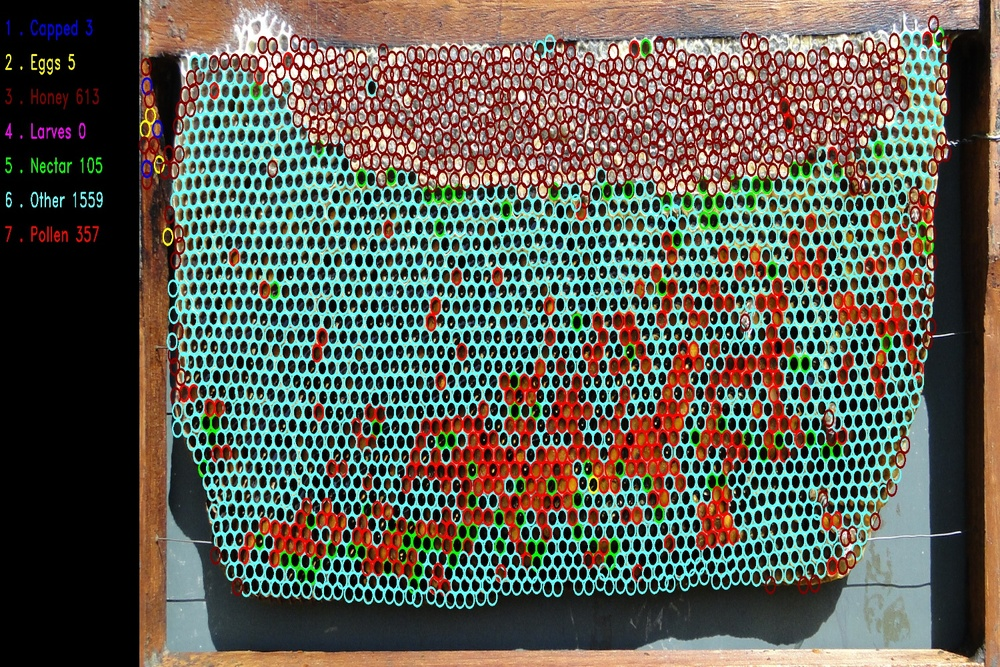
#> input picture Trabalho Conclusão de Curso/DeepB/1.jpg, 1000 x 667 px, shrunk from 1500 x 1000 before the run, found by its file name
$ python 'Filtro de Sobel.py'   (older library calls are emulated)
#> lines starting #> are read from the running program, lines starting #| are printed output that depends on the picture
import cv2
import numpy as np

#Recebendo a imagem
path= r'C:\Users\Windows\Desktop\PDI\1.jpg'
img = cv2.imread(path)
#> img is the input picture: shape (667, 1000, 3); mean B, G, R 83.7, 94.2, 94

#Função que irá transformar a imagem em escalas de cinza.
gray = cv2.cvtColor(img, cv2.COLOR_BGR2GRAY)
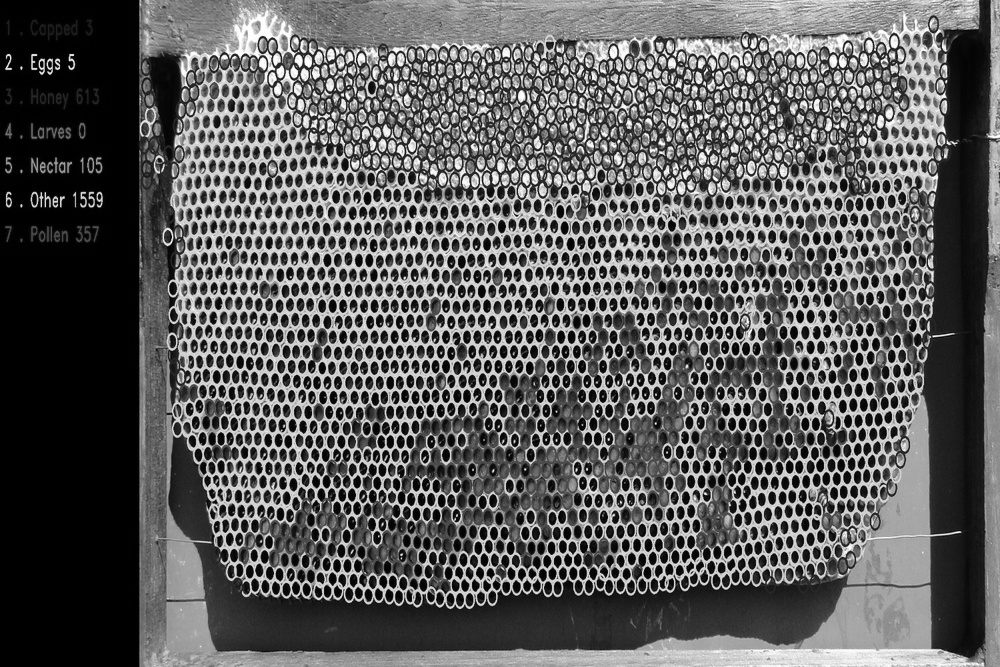
#> gray: shape (667, 1000); min 0, max 255, mean 93

#Usando a função da open cv de filtro gausiano.
img = cv2.GaussianBlur(gray,(3,3),0)
#> img: shape (667, 1000)

#Utilizando o filtro de sobel em relação ao eixo X da imagem.
sobelx = cv2.Sobel(img,cv2.CV_64F,1,0,ksize=5)
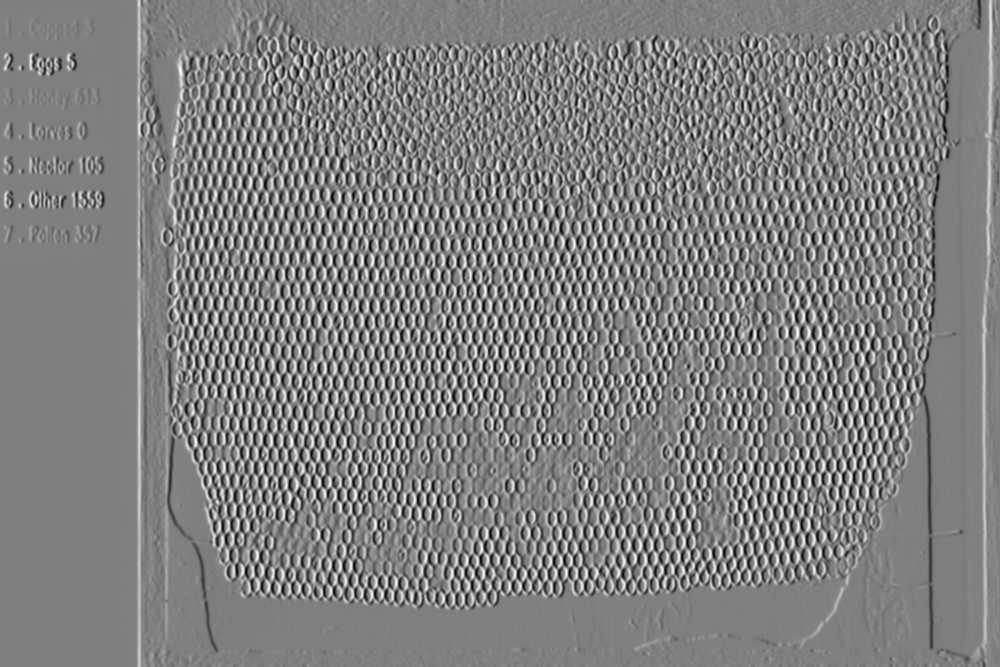
#> sobelx: shape (667, 1000) float64; min -8457, max 8418, mean 19.7; drawn with min black and max white

#Utilizando o filtro de sobel em relação ao eixo Y da imagem.
sobely = cv2.Sobel(img,cv2.CV_64F,0,1,ksize=5)
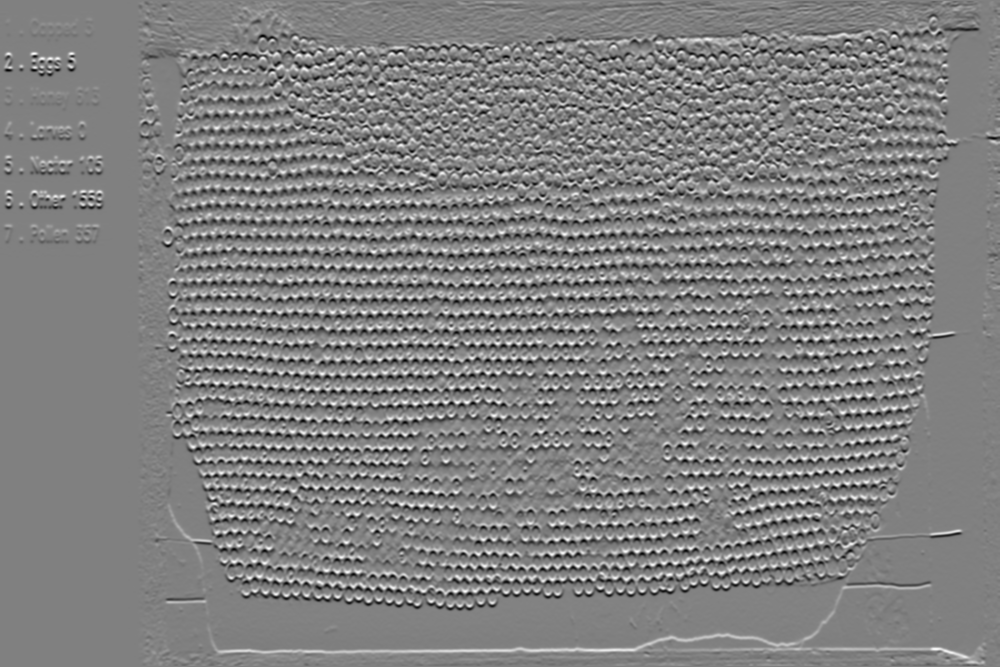
#> sobely: shape (667, 1000) float64; min -7878, max 7758, mean 4.1; drawn with min black and max white

#Somando as 2 imagens em busca de uma melhor definição da imagem.
imgSobel= sobelx+sobely
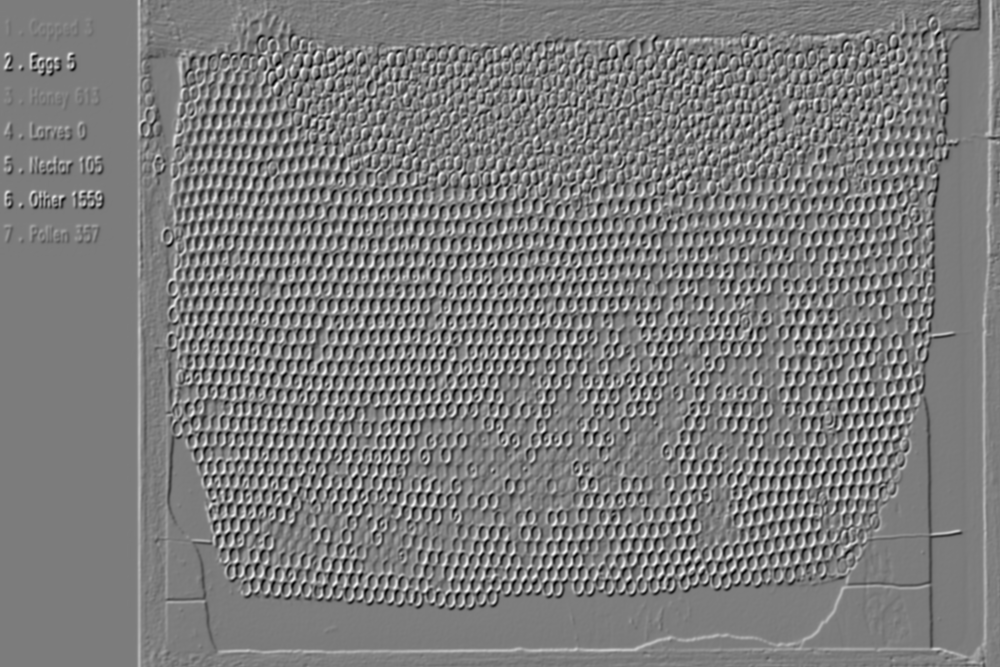
#> imgSobel: shape (667, 1000) float64; min -11332, max 11878, mean 23.8; drawn with min black and max white

cv2.imwrite("Sobel.jpg",imgSobel)
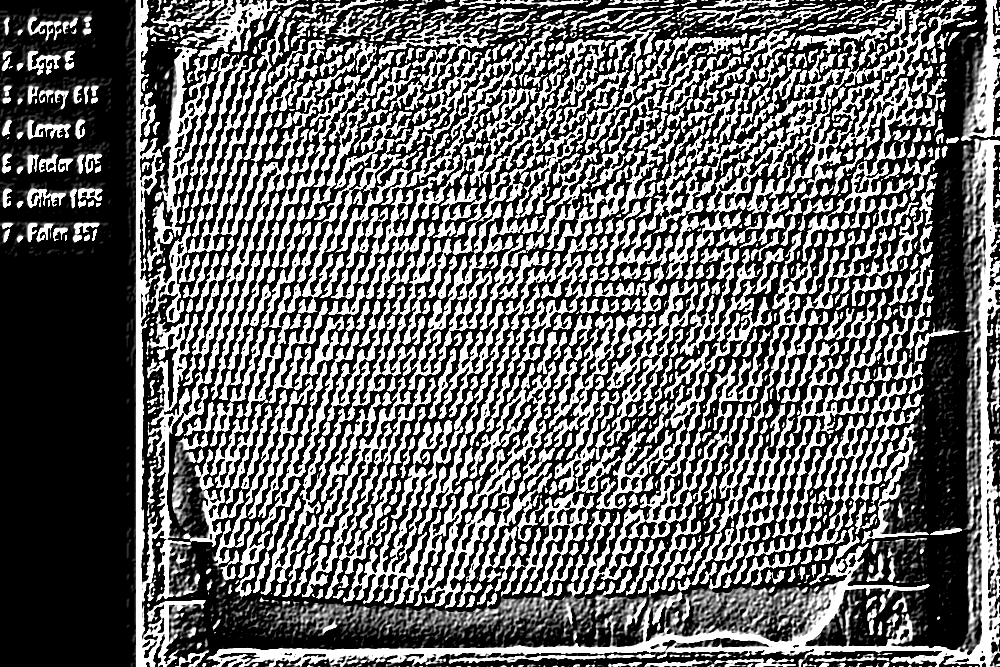
#> saved as Sobel.jpg: shape (667, 1000); min 0, max 255, mean 102.5

$ run again, with Trabalho Conclusão de Curso/DeepB/3.JPG copied over Trabalho Conclusão de Curso/DeepB/1.jpg
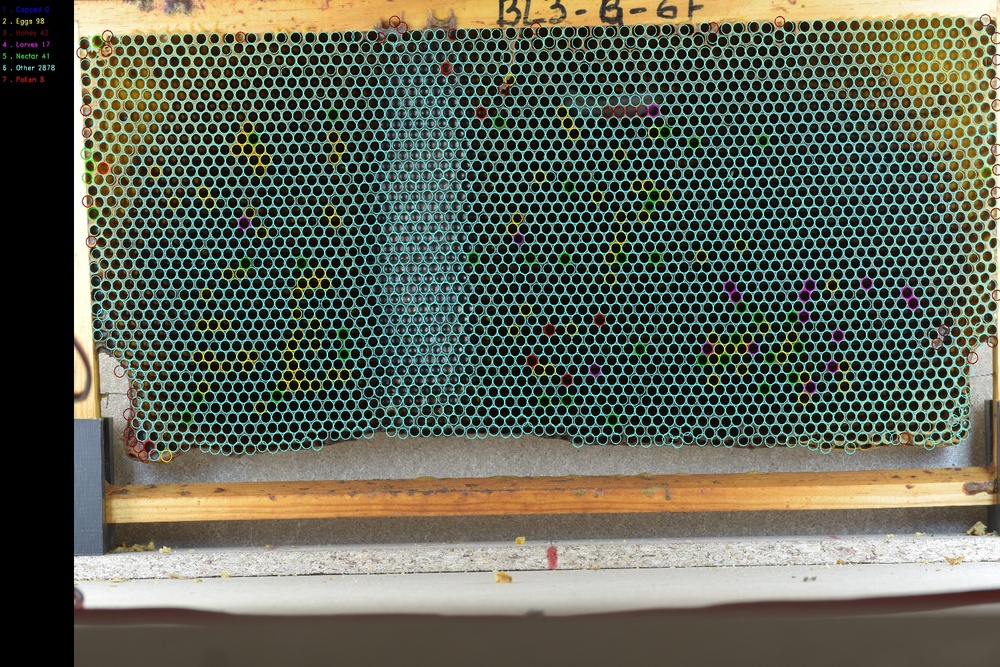
#> input picture Trabalho Conclusão de Curso/DeepB/3.JPG, 1000 x 667 px, shrunk from 1500 x 1000 before the run, found by its file name
#> img is the input picture: shape (667, 1000, 3); mean B, G, R 88.1, 101.9, 96.4
#> img: shape (667, 1000)
#> `imgSobel= sobelx+sobely`:
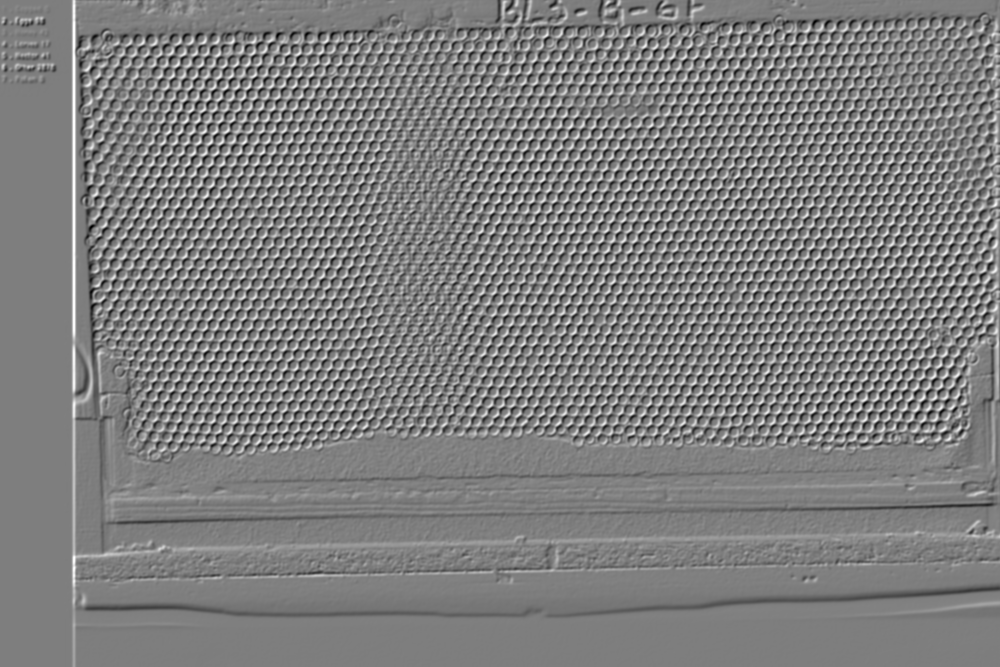
#> imgSobel: shape (667, 1000) float64; min -9920, max 10100, mean 2.1; drawn with min black and max white
#> `cv2.imwrite("Sobel.jpg",imgSobel)`:
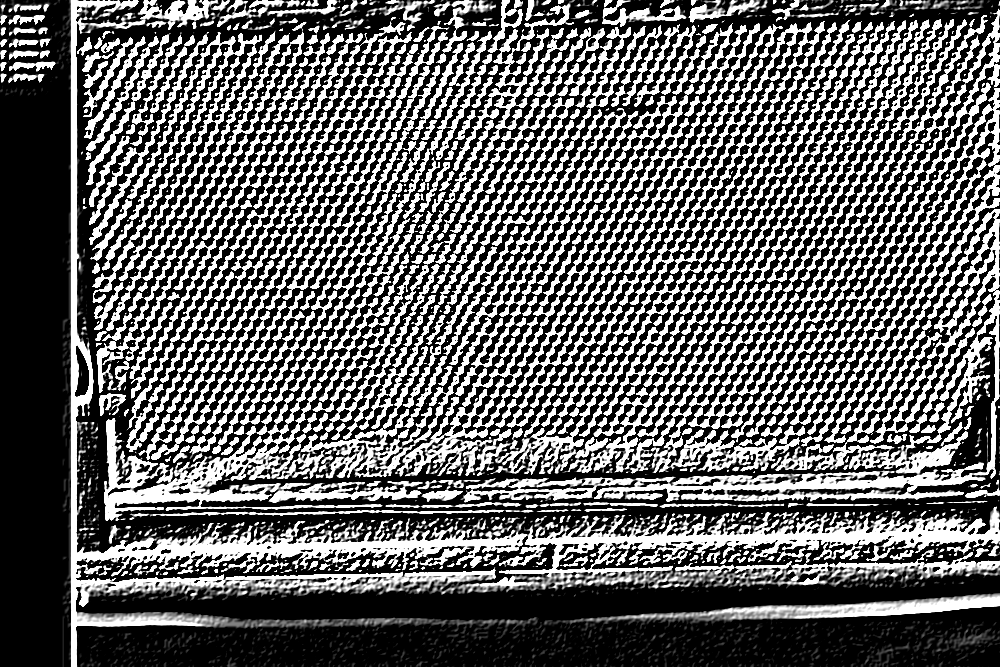
#> saved as Sobel.jpg: shape (667, 1000); min 0, max 255, mean 99.8

$ run again, with Trabalho Conclusão de Curso/DeepB/4.JPG copied over Trabalho Conclusão de Curso/DeepB/1.jpg
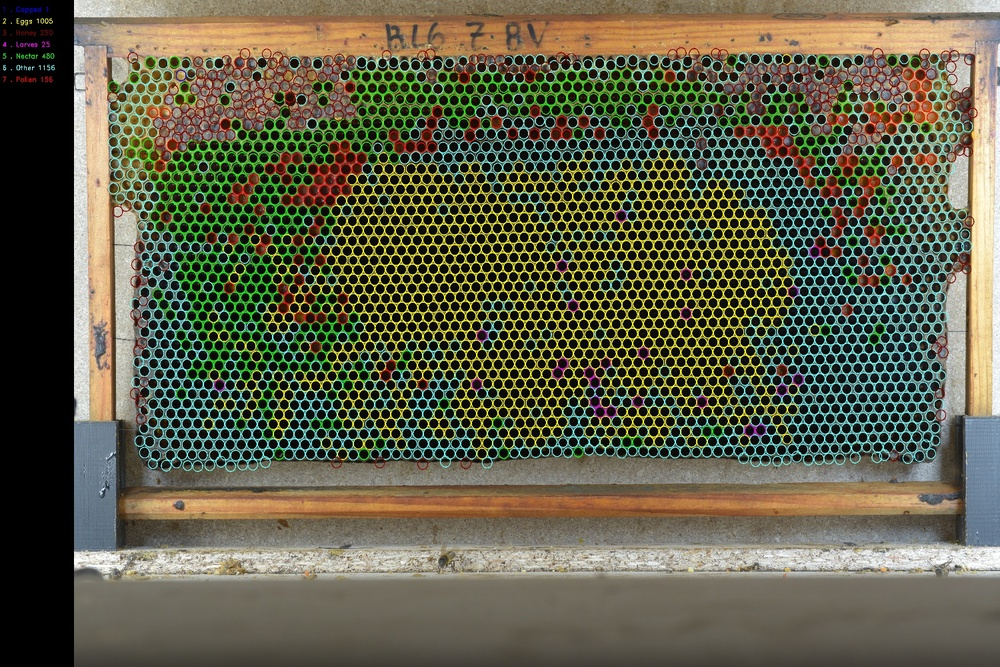
#> input picture Trabalho Conclusão de Curso/DeepB/4.JPG, 1000 x 667 px, shrunk from 1500 x 1000 before the run, found by its file name
#> img is the input picture: shape (667, 1000, 3); mean B, G, R 73.4, 95.2, 96.2
#> img: shape (667, 1000)
#> `imgSobel= sobelx+sobely`:
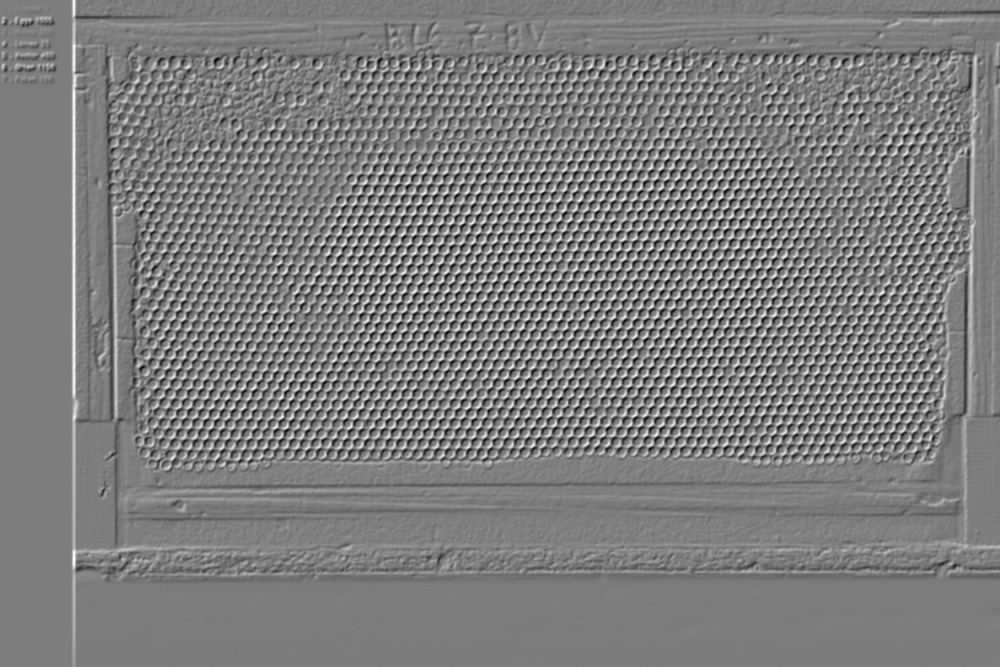
#> imgSobel: shape (667, 1000) float64; min -9796, max 10164, mean 10.8; drawn with min black and max white
#> `cv2.imwrite("Sobel.jpg",imgSobel)`:
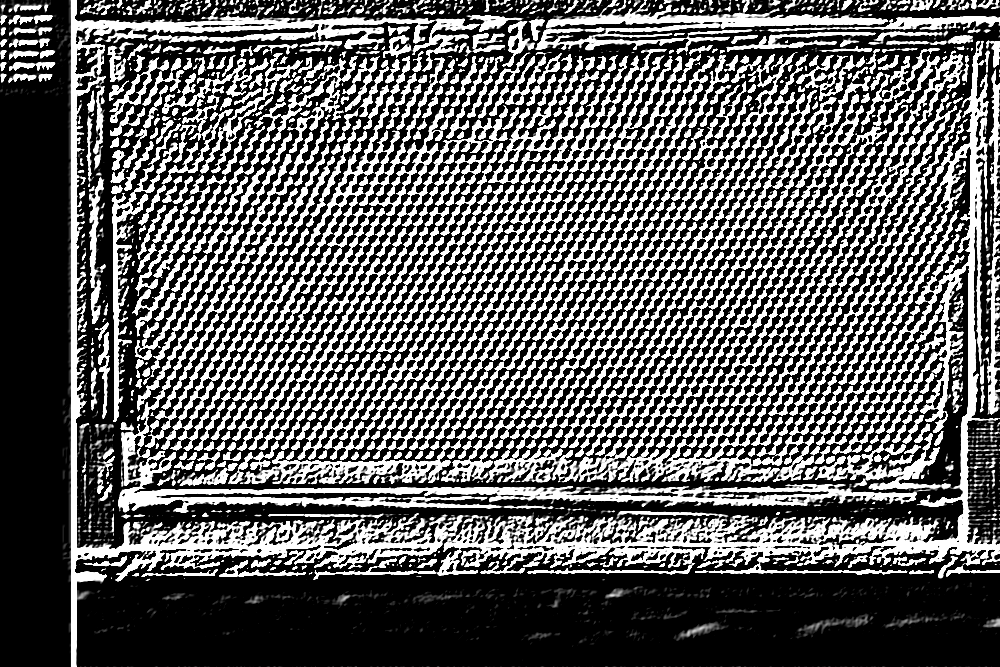
#> saved as Sobel.jpg: shape (667, 1000); min 0, max 255, mean 95.3
